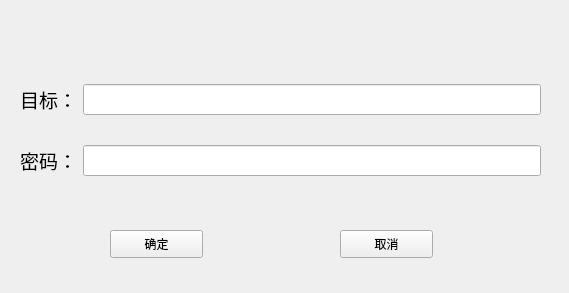
<?xml version="1.0" encoding="UTF-8"?>
<ui version="4.0">
 <class>Form</class>
 <widget class="QWidget" name="Form">
  <property name="geometry">
   <rect>
    <x>0</x>
    <y>0</y>
    <width>569</width>
    <height>293</height>
   </rect>
  </property>
  <property name="windowTitle">
   <string>Form</string>
  </property>
  <widget class="QWidget" name="verticalLayoutWidget">
   <property name="geometry">
    <rect>
     <x>20</x>
     <y>60</y>
     <width>521</width>
     <height>141</height>
    </rect>
   </property>
   <layout class="QVBoxLayout" name="verticalLayout">
    <item>
     <layout class="QHBoxLayout" name="horizontalLayout_2">
      <item>
       <widget class="QLabel" name="label_2">
        <property name="font">
         <font>
          <pointsize>14</pointsize>
         </font>
        </property>
        <property name="text">
         <string>目标：</string>
        </property>
       </widget>
      </item>
      <item>
       <widget class="QLineEdit" name="lineEdit">
        <property name="font">
         <font>
          <pointsize>14</pointsize>
         </font>
        </property>
       </widget>
      </item>
     </layout>
    </item>
    <item>
     <layout class="QHBoxLayout" name="horizontalLayout">
      <item>
       <widget class="QLabel" name="label">
        <property name="font">
         <font>
          <pointsize>14</pointsize>
         </font>
        </property>
        <property name="text">
         <string>密码：</string>
        </property>
       </widget>
      </item>
      <item>
       <widget class="QLineEdit" name="lineEdit_2">
        <property name="font">
         <font>
          <pointsize>14</pointsize>
         </font>
        </property>
       </widget>
      </item>
     </layout>
    </item>
   </layout>
  </widget>
  <widget class="QPushButton" name="pushButton">
   <property name="geometry">
    <rect>
     <x>110</x>
     <y>230</y>
     <width>93</width>
     <height>28</height>
    </rect>
   </property>
   <property name="text">
    <string>确定</string>
   </property>
  </widget>
  <widget class="QPushButton" name="pushButton_2">
   <property name="geometry">
    <rect>
     <x>340</x>
     <y>230</y>
     <width>93</width>
     <height>28</height>
    </rect>
   </property>
   <property name="text">
    <string>取消</string>
   </property>
  </widget>
 </widget>
 <resources/>
 <connections/>
</ui>
